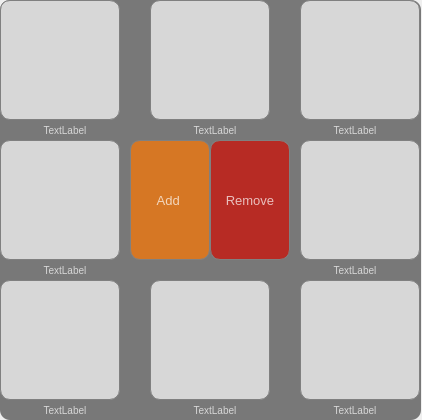
<?xml version="1.0" encoding="UTF-8"?>
<ui version="4.0">
 <class>icon_panel</class>
 <widget class="QWidget" name="icon_panel">
  <property name="geometry">
   <rect>
    <x>0</x>
    <y>0</y>
    <width>422</width>
    <height>420</height>
   </rect>
  </property>
  <property name="windowTitle">
   <string>Form</string>
  </property>
  <property name="styleSheet">
   <string notr="true"/>
  </property>
  <widget class="QPushButton" name="addShortCut">
   <property name="geometry">
    <rect>
     <x>130</x>
     <y>140</y>
     <width>80</width>
     <height>120</height>
    </rect>
   </property>
   <property name="styleSheet">
    <string notr="true">QPushButton { background-color:rgba(255, 119, 0 , 0.7); color: rgba( 255,255,255,0.7); border: 1px solid gray; border-radius:10px;font-size:13px} QPushButton:pressed { background-color:rgba(255, 140, 0 , 1); color: white;}
QPushButton:hover{ background-color:rgba(255, 119, 0 , 1); color: white;}</string>
   </property>
   <property name="text">
    <string>Add </string>
   </property>
  </widget>
  <widget class="QPushButton" name="app_1">
   <property name="geometry">
    <rect>
     <x>0</x>
     <y>0</y>
     <width>120</width>
     <height>120</height>
    </rect>
   </property>
   <property name="cursor">
    <cursorShape>ArrowCursor</cursorShape>
   </property>
   <property name="styleSheet">
    <string notr="true">QPushButton { background-color: rgb(215, 215, 215); border: 1px solid gray;border-radius:10px ; padding-top:0px} 

QPushButton:hover{ background-color: qlineargradient(x1: 0, y1: 0, x2: 0, y2: 1, stop: 0 rgba(75, 70, 89 ,0.5), stop: 1 rgba(66, 61, 79,0.7)); }
QPushButton:pressed{ background-color: qlineargradient(x1: 0, y1: 0, x2: 0, y2: 1, stop: 0 rgb(94, 100, 127), stop: 1 rgb(91, 97, 124)); }</string>
   </property>
   <property name="text">
    <string/>
   </property>
   <attribute name="buttonGroup">
    <string notr="true">application_buttons</string>
   </attribute>
  </widget>
  <widget class="QLabel" name="label_1">
   <property name="geometry">
    <rect>
     <x>0</x>
     <y>120</y>
     <width>130</width>
     <height>20</height>
    </rect>
   </property>
   <property name="cursor">
    <cursorShape>ArrowCursor</cursorShape>
   </property>
   <property name="styleSheet">
    <string notr="true">QLabel{color:rgba(255,255,255,0.7);font-size:10px}</string>
   </property>
   <property name="frameShadow">
    <enum>QFrame::Raised</enum>
   </property>
   <property name="text">
    <string>TextLabel</string>
   </property>
   <property name="alignment">
    <set>Qt::AlignCenter</set>
   </property>
  </widget>
  <widget class="QPushButton" name="removeShortCut">
   <property name="geometry">
    <rect>
     <x>210</x>
     <y>140</y>
     <width>80</width>
     <height>120</height>
    </rect>
   </property>
   <property name="styleSheet">
    <string notr="true">QPushButton { background-color: rgba(211, 10, 0,0.7); color:rgba(255,255,255,0.7); border: 1px solid gray; border-radius:10px ; opacity:0.7 ; font-size:13px} QPushButton:pressed { background-color: qlineargradient(x1: 0, y1: 0, x2: 0, y2: 1, stop: 0 #FF7832, stop: 1 #FF9739); }
QPushButton:hover{ background-color: rgba(211, 10, 0,1) ;color:white ;}</string>
   </property>
   <property name="text">
    <string>Remove</string>
   </property>
  </widget>
  <widget class="QPushButton" name="app_2">
   <property name="geometry">
    <rect>
     <x>150</x>
     <y>0</y>
     <width>120</width>
     <height>120</height>
    </rect>
   </property>
   <property name="cursor">
    <cursorShape>ArrowCursor</cursorShape>
   </property>
   <property name="styleSheet">
    <string notr="true">QPushButton { background-color: rgb(215, 215, 215); border: 1px solid gray;border-radius:10px ; padding-top:0px} 

QPushButton:hover{ background-color: qlineargradient(x1: 0, y1: 0, x2: 0, y2: 1, stop: 0 rgba(75, 70, 89 ,0.5), stop: 1 rgba(66, 61, 79,0.7)); }
QPushButton:pressed{ background-color: qlineargradient(x1: 0, y1: 0, x2: 0, y2: 1, stop: 0 rgb(94, 100, 127), stop: 1 rgb(91, 97, 124)); }</string>
   </property>
   <property name="text">
    <string/>
   </property>
  </widget>
  <widget class="QLabel" name="label_2">
   <property name="geometry">
    <rect>
     <x>150</x>
     <y>120</y>
     <width>130</width>
     <height>20</height>
    </rect>
   </property>
   <property name="cursor">
    <cursorShape>ArrowCursor</cursorShape>
   </property>
   <property name="styleSheet">
    <string notr="true">QLabel{color:rgba(255,255,255,0.7);font-size:10px}</string>
   </property>
   <property name="frameShadow">
    <enum>QFrame::Raised</enum>
   </property>
   <property name="text">
    <string>TextLabel</string>
   </property>
   <property name="alignment">
    <set>Qt::AlignCenter</set>
   </property>
  </widget>
  <widget class="QPushButton" name="app_3">
   <property name="geometry">
    <rect>
     <x>300</x>
     <y>0</y>
     <width>120</width>
     <height>120</height>
    </rect>
   </property>
   <property name="cursor">
    <cursorShape>ArrowCursor</cursorShape>
   </property>
   <property name="styleSheet">
    <string notr="true">QPushButton { background-color: rgb(215, 215, 215); border: 1px solid gray;border-radius:10px ; padding-top:0px} 

QPushButton:hover{ background-color: qlineargradient(x1: 0, y1: 0, x2: 0, y2: 1, stop: 0 rgba(75, 70, 89 ,0.5), stop: 1 rgba(66, 61, 79,0.7)); }
QPushButton:pressed{ background-color: qlineargradient(x1: 0, y1: 0, x2: 0, y2: 1, stop: 0 rgb(94, 100, 127), stop: 1 rgb(91, 97, 124)); }</string>
   </property>
   <property name="text">
    <string/>
   </property>
  </widget>
  <widget class="QLabel" name="label_3">
   <property name="geometry">
    <rect>
     <x>290</x>
     <y>120</y>
     <width>130</width>
     <height>20</height>
    </rect>
   </property>
   <property name="cursor">
    <cursorShape>ArrowCursor</cursorShape>
   </property>
   <property name="styleSheet">
    <string notr="true">QLabel{color:rgba(255,255,255,0.7);font-size:10px}</string>
   </property>
   <property name="frameShadow">
    <enum>QFrame::Raised</enum>
   </property>
   <property name="text">
    <string>TextLabel</string>
   </property>
   <property name="alignment">
    <set>Qt::AlignCenter</set>
   </property>
  </widget>
  <widget class="QPushButton" name="app_4">
   <property name="geometry">
    <rect>
     <x>0</x>
     <y>140</y>
     <width>120</width>
     <height>120</height>
    </rect>
   </property>
   <property name="cursor">
    <cursorShape>ArrowCursor</cursorShape>
   </property>
   <property name="styleSheet">
    <string notr="true">QPushButton { background-color: rgb(215, 215, 215); border: 1px solid gray;border-radius:10px ; padding-top:0px} 

QPushButton:hover{ background-color: qlineargradient(x1: 0, y1: 0, x2: 0, y2: 1, stop: 0 rgba(75, 70, 89 ,0.5), stop: 1 rgba(66, 61, 79,0.7)); }
QPushButton:pressed{ background-color: qlineargradient(x1: 0, y1: 0, x2: 0, y2: 1, stop: 0 rgb(94, 100, 127), stop: 1 rgb(91, 97, 124)); }</string>
   </property>
   <property name="text">
    <string/>
   </property>
  </widget>
  <widget class="QLabel" name="label_4">
   <property name="geometry">
    <rect>
     <x>0</x>
     <y>260</y>
     <width>130</width>
     <height>20</height>
    </rect>
   </property>
   <property name="cursor">
    <cursorShape>ArrowCursor</cursorShape>
   </property>
   <property name="styleSheet">
    <string notr="true">QLabel{color:rgba(255,255,255,0.7);font-size:10px}</string>
   </property>
   <property name="frameShadow">
    <enum>QFrame::Raised</enum>
   </property>
   <property name="text">
    <string>TextLabel</string>
   </property>
   <property name="alignment">
    <set>Qt::AlignCenter</set>
   </property>
  </widget>
  <widget class="QPushButton" name="app_5">
   <property name="geometry">
    <rect>
     <x>300</x>
     <y>140</y>
     <width>120</width>
     <height>120</height>
    </rect>
   </property>
   <property name="cursor">
    <cursorShape>ArrowCursor</cursorShape>
   </property>
   <property name="styleSheet">
    <string notr="true">QPushButton { background-color: rgb(215, 215, 215); border: 1px solid gray;border-radius:10px ; padding-top:0px} 

QPushButton:hover{ background-color: qlineargradient(x1: 0, y1: 0, x2: 0, y2: 1, stop: 0 rgba(75, 70, 89 ,0.5), stop: 1 rgba(66, 61, 79,0.7)); }
QPushButton:pressed{ background-color: qlineargradient(x1: 0, y1: 0, x2: 0, y2: 1, stop: 0 rgb(94, 100, 127), stop: 1 rgb(91, 97, 124)); }</string>
   </property>
   <property name="text">
    <string/>
   </property>
  </widget>
  <widget class="QLabel" name="label_5">
   <property name="geometry">
    <rect>
     <x>290</x>
     <y>260</y>
     <width>130</width>
     <height>20</height>
    </rect>
   </property>
   <property name="cursor">
    <cursorShape>ArrowCursor</cursorShape>
   </property>
   <property name="styleSheet">
    <string notr="true">QLabel{color:rgba(255,255,255,0.7);font-size:10px}</string>
   </property>
   <property name="frameShadow">
    <enum>QFrame::Raised</enum>
   </property>
   <property name="text">
    <string>TextLabel</string>
   </property>
   <property name="alignment">
    <set>Qt::AlignCenter</set>
   </property>
  </widget>
  <widget class="QLabel" name="label_6">
   <property name="geometry">
    <rect>
     <x>0</x>
     <y>400</y>
     <width>130</width>
     <height>20</height>
    </rect>
   </property>
   <property name="cursor">
    <cursorShape>ArrowCursor</cursorShape>
   </property>
   <property name="styleSheet">
    <string notr="true">QLabel{color:rgba(255,255,255,0.7);font-size:10px}</string>
   </property>
   <property name="frameShadow">
    <enum>QFrame::Raised</enum>
   </property>
   <property name="text">
    <string>TextLabel</string>
   </property>
   <property name="alignment">
    <set>Qt::AlignCenter</set>
   </property>
  </widget>
  <widget class="QLabel" name="label_7">
   <property name="geometry">
    <rect>
     <x>150</x>
     <y>400</y>
     <width>130</width>
     <height>20</height>
    </rect>
   </property>
   <property name="cursor">
    <cursorShape>ArrowCursor</cursorShape>
   </property>
   <property name="styleSheet">
    <string notr="true">QLabel{color:rgba(255,255,255,0.7);font-size:10px}</string>
   </property>
   <property name="frameShadow">
    <enum>QFrame::Raised</enum>
   </property>
   <property name="text">
    <string>TextLabel</string>
   </property>
   <property name="alignment">
    <set>Qt::AlignCenter</set>
   </property>
  </widget>
  <widget class="QPushButton" name="app_8">
   <property name="geometry">
    <rect>
     <x>300</x>
     <y>280</y>
     <width>120</width>
     <height>120</height>
    </rect>
   </property>
   <property name="cursor">
    <cursorShape>ArrowCursor</cursorShape>
   </property>
   <property name="styleSheet">
    <string notr="true">QPushButton { background-color: rgb(215, 215, 215); border: 1px solid gray;border-radius:10px ; padding-top:0px} 

QPushButton:hover{ background-color: qlineargradient(x1: 0, y1: 0, x2: 0, y2: 1, stop: 0 rgba(75, 70, 89 ,0.5), stop: 1 rgba(66, 61, 79,0.7)); }
QPushButton:pressed{ background-color: qlineargradient(x1: 0, y1: 0, x2: 0, y2: 1, stop: 0 rgb(94, 100, 127), stop: 1 rgb(91, 97, 124)); }</string>
   </property>
   <property name="text">
    <string/>
   </property>
  </widget>
  <widget class="QLabel" name="label_8">
   <property name="geometry">
    <rect>
     <x>290</x>
     <y>400</y>
     <width>130</width>
     <height>20</height>
    </rect>
   </property>
   <property name="cursor">
    <cursorShape>ArrowCursor</cursorShape>
   </property>
   <property name="styleSheet">
    <string notr="true">QLabel{color:rgba(255,255,255,0.7);font-size:10px}</string>
   </property>
   <property name="frameShadow">
    <enum>QFrame::Raised</enum>
   </property>
   <property name="text">
    <string>TextLabel</string>
   </property>
   <property name="alignment">
    <set>Qt::AlignCenter</set>
   </property>
  </widget>
  <widget class="QLabel" name="backgroud">
   <property name="geometry">
    <rect>
     <x>0</x>
     <y>0</y>
     <width>421</width>
     <height>420</height>
    </rect>
   </property>
   <property name="styleSheet">
    <string notr="true">QLabel{background-color:rgba(0, 0, 0 , 0.5);border-radius:10px;}</string>
   </property>
   <property name="text">
    <string/>
   </property>
  </widget>
  <widget class="QPushButton" name="app_7">
   <property name="geometry">
    <rect>
     <x>150</x>
     <y>280</y>
     <width>120</width>
     <height>120</height>
    </rect>
   </property>
   <property name="cursor">
    <cursorShape>ArrowCursor</cursorShape>
   </property>
   <property name="styleSheet">
    <string notr="true">QPushButton { background-color: rgb(215, 215, 215); border: 1px solid gray;border-radius:10px ; padding-top:0px} 

QPushButton:hover{ background-color: qlineargradient(x1: 0, y1: 0, x2: 0, y2: 1, stop: 0 rgba(75, 70, 89 ,0.5), stop: 1 rgba(66, 61, 79,0.7)); }
QPushButton:pressed{ background-color: qlineargradient(x1: 0, y1: 0, x2: 0, y2: 1, stop: 0 rgb(94, 100, 127), stop: 1 rgb(91, 97, 124)); }</string>
   </property>
   <property name="text">
    <string/>
   </property>
  </widget>
  <widget class="QPushButton" name="app_6">
   <property name="geometry">
    <rect>
     <x>0</x>
     <y>280</y>
     <width>120</width>
     <height>120</height>
    </rect>
   </property>
   <property name="cursor">
    <cursorShape>ArrowCursor</cursorShape>
   </property>
   <property name="styleSheet">
    <string notr="true">QPushButton { background-color: rgb(215, 215, 215); border: 1px solid gray;border-radius:10px ; padding-top:0px} 

QPushButton:hover{ background-color: qlineargradient(x1: 0, y1: 0, x2: 0, y2: 1, stop: 0 rgba(75, 70, 89 ,0.5), stop: 1 rgba(66, 61, 79,0.7)); }
QPushButton:pressed{ background-color: qlineargradient(x1: 0, y1: 0, x2: 0, y2: 1, stop: 0 rgb(94, 100, 127), stop: 1 rgb(91, 97, 124)); }</string>
   </property>
   <property name="text">
    <string/>
   </property>
  </widget>
  <zorder>backgroud</zorder>
  <zorder>addShortCut</zorder>
  <zorder>app_1</zorder>
  <zorder>label_1</zorder>
  <zorder>removeShortCut</zorder>
  <zorder>app_2</zorder>
  <zorder>label_2</zorder>
  <zorder>app_3</zorder>
  <zorder>label_3</zorder>
  <zorder>app_4</zorder>
  <zorder>label_4</zorder>
  <zorder>app_5</zorder>
  <zorder>label_5</zorder>
  <zorder>app_6</zorder>
  <zorder>label_6</zorder>
  <zorder>app_7</zorder>
  <zorder>label_7</zorder>
  <zorder>app_8</zorder>
  <zorder>label_8</zorder>
 </widget>
 <resources/>
 <connections/>
 <buttongroups>
  <buttongroup name="application_buttons"/>
 </buttongroups>
</ui>
